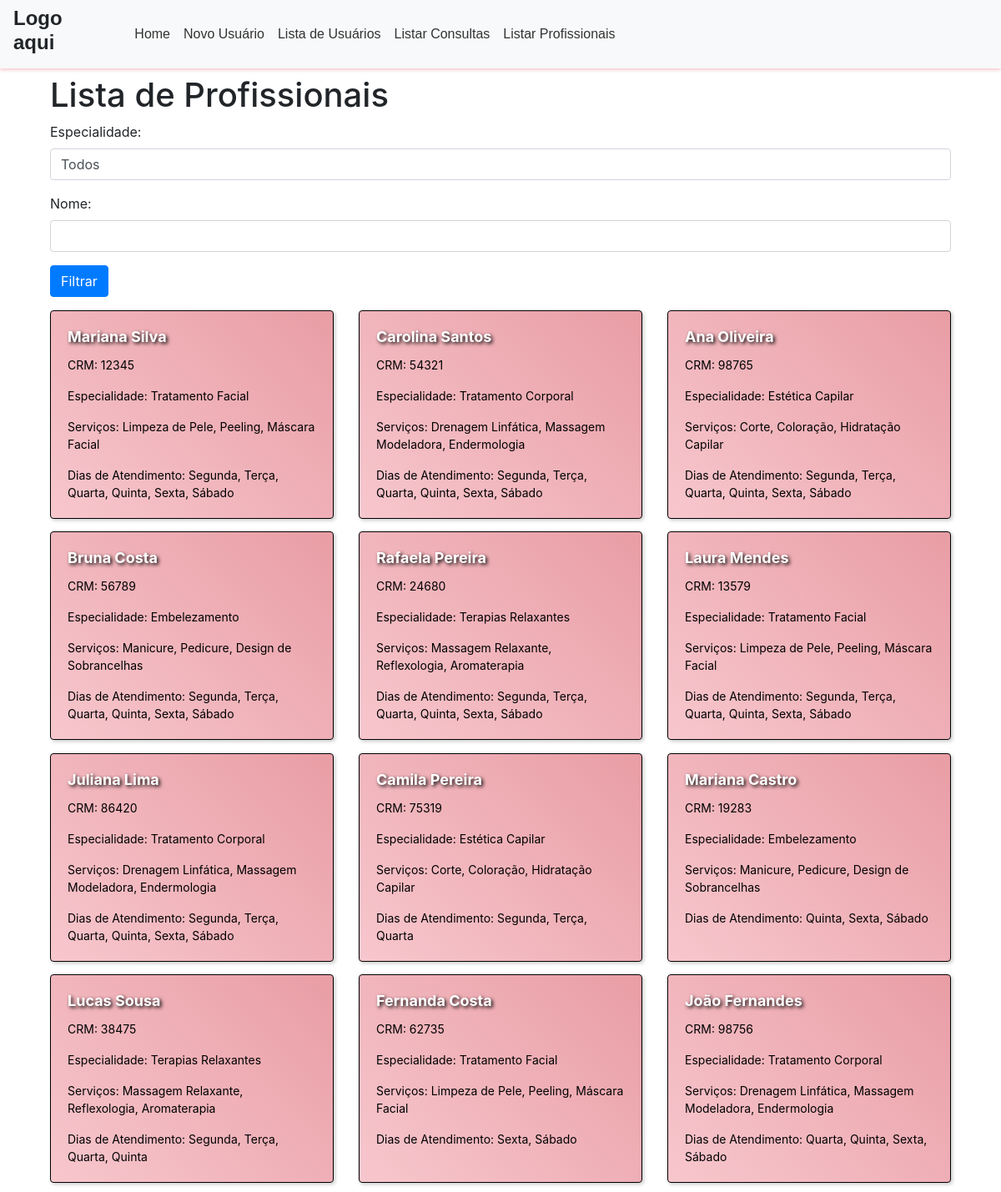
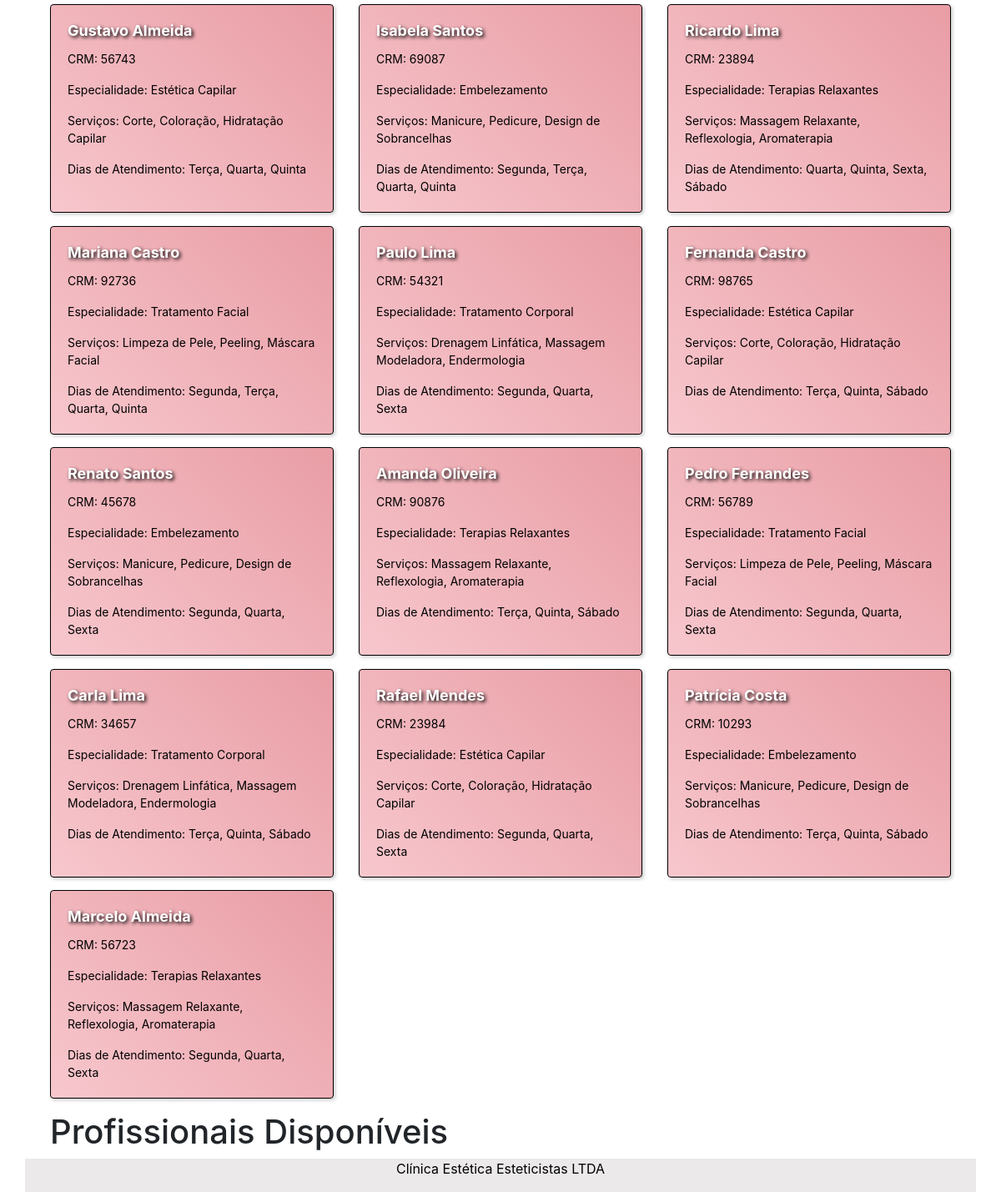
The page /?page=listarP on the database as committed earlier (2 pictures, top to bottom).
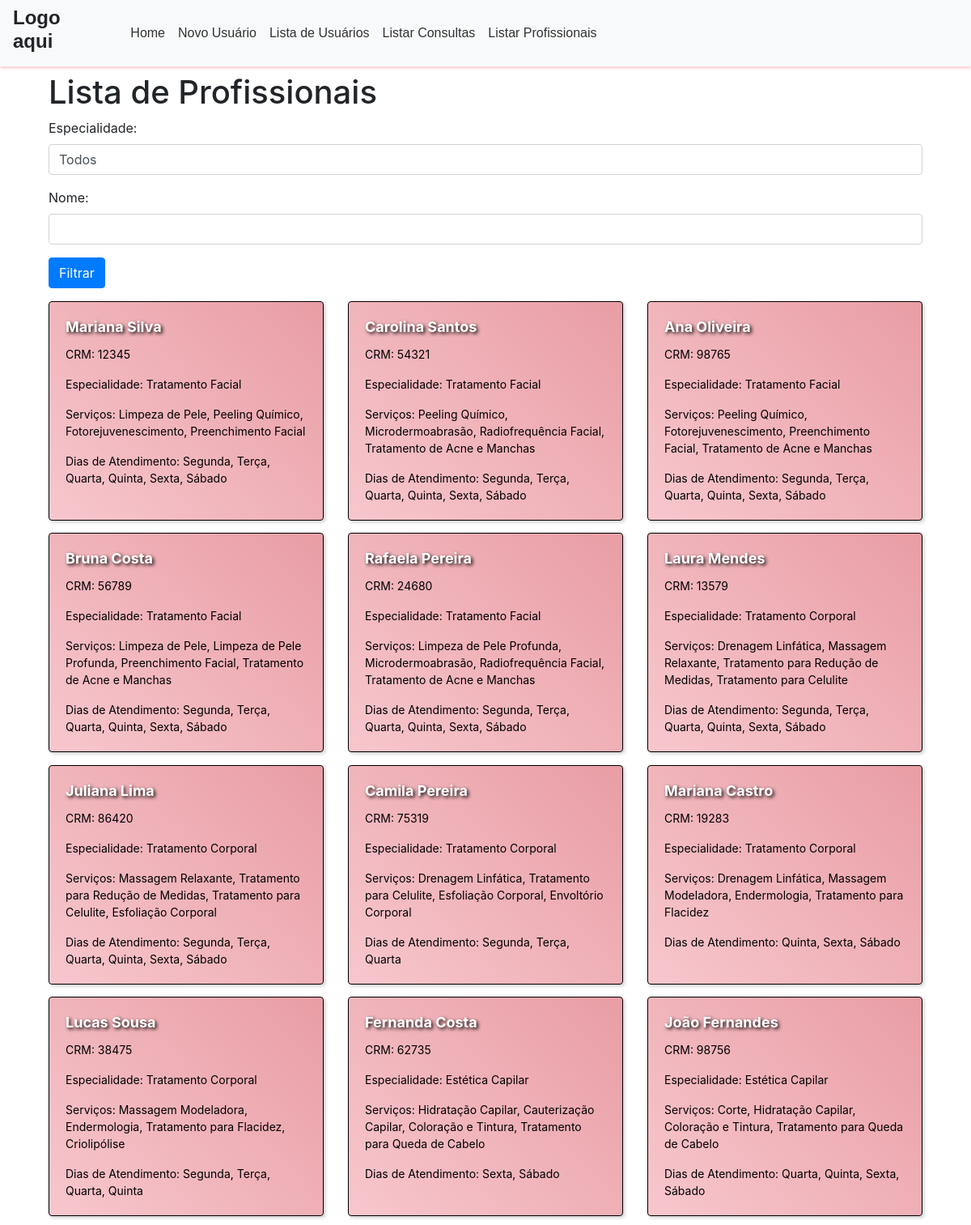
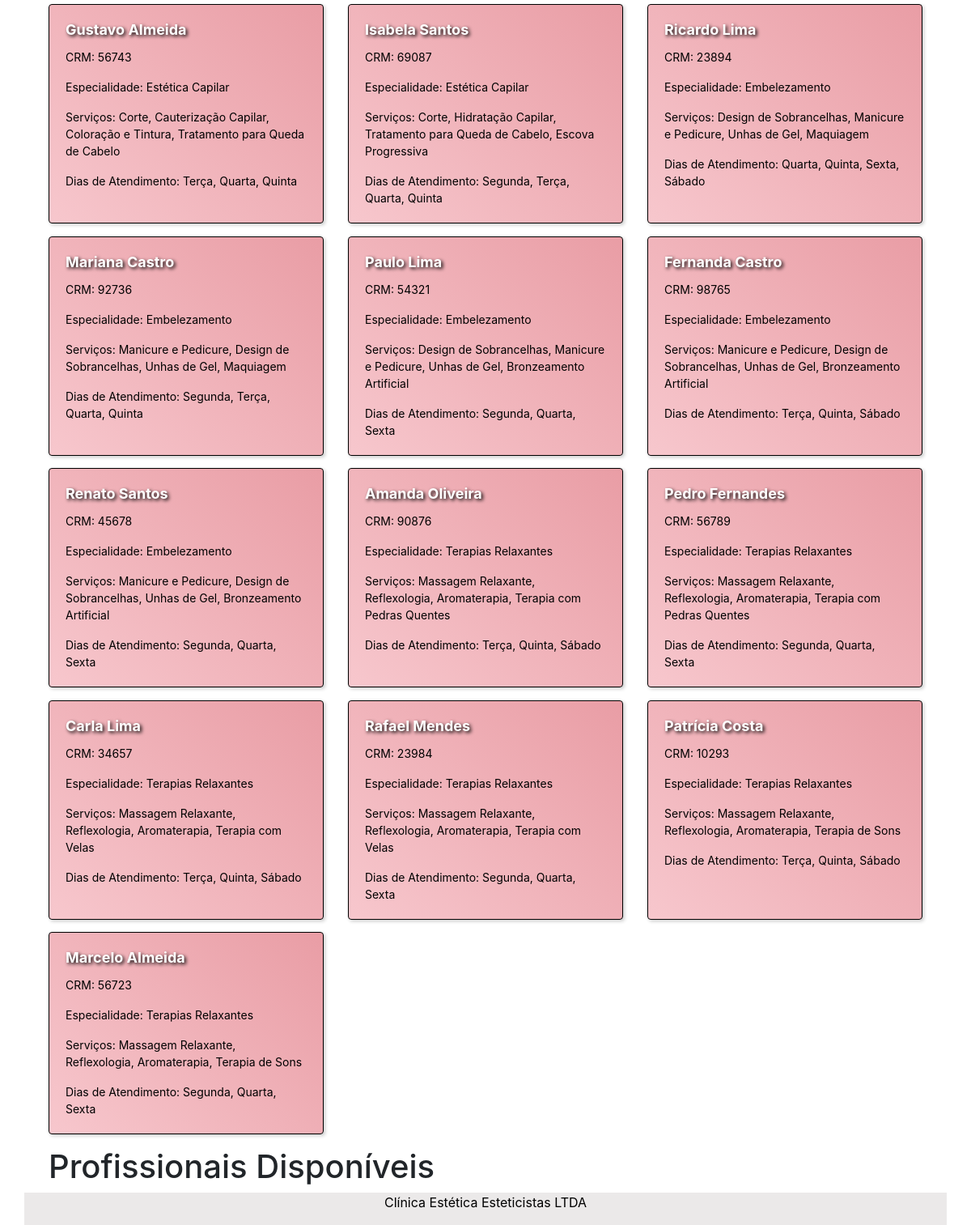
The same page on the database as committed later (2 pictures, top to bottom).
### tables this page shows
CREATE TABLE profissionais (
    id INT PRIMARY KEY AUTO_INCREMENT,
    nome_profissional VARCHAR(255) NOT NULL,
    crm VARCHAR(20) NOT NULL,
    especialidade VARCHAR(255) NOT NULL,
    servicos VARCHAR(255) NOT NULL,
    dias_atendimento VARCHAR(255) NOT NULL
);

### view/view_usu/lista_profissionais.php (the view, shortened to what this page needs)
<!DOCTYPE html>
<html>
<head>
    <link rel="stylesheet" href="https://stackpath.bootstrapcdn.com/bootstrap/4.5.2/css/bootstrap.min.css">
</head>
<body>
    <div class="container">
        <h1>Lista de Profissionais</h1>
        <form action="" method="POST">
            <div class="form-group">
                <label for="especialidade">Especialidade:</label>
                <select class="form-control" id="especialidade" name="especialidade">
                    <option value="">Todos</option>
                </select>
            </div>
            <div class="form-group">
                <label for="nome">Nome:</label>
                <input type="text" class="form-control" id="nome" name="nome">
            </div>
            <button type="submit" class="btn btn-primary">Filtrar</button>
        </form>
        <div class="row mt-3">
            <?php
            if ($_SERVER['REQUEST_METHOD'] == 'POST') {
                $especialidade = $_POST['especialidade'];
                $nome = $_POST['nome'];
                $sql = "SELECT * FROM profissionais WHERE especialidade LIKE '%$especialidade%' AND nome_profissional LIKE '%$nome%' ORDER BY nome_profissional ASC";
            } else {
                $sql = "SELECT * FROM profissionais";
            }
            $resultado = $conexao->query($sql);
            if ($resultado->num_rows > 0) {
                while ($row = $resultado->fetch_assoc()) {
                    ?>
                    <div class="col-md-4 mb-3">
                        <div class="card">
                            <div class="card-body">
                                <h5 class="card-title"><?php echo $row['nome_profissional']; ?></h5>
                                <p class="card-text">CRM: <?php echo $row['crm']; ?></p>
                                <p class="card-text">Especialidade: <?php echo $row['especialidade']; ?></p>
                                <p class="card-text">Serviços: <?php echo $row['servicos']; ?></p>
                                <p class="card-text">Dias de Atendimento: <?php echo $row['dias_atendimento']; ?></p>
                            </div>
                        </div>
                    </div>
                    <?php
                }
            } else {
                echo "<p class='alert alert-info'>Nenhum profissional encontrado.</p>";
            }
            ?>
        </div>
        <h1>Profissionais Disponíveis</h1>
        <p>Conexões</p>
    </div>
</body>
</html>

### Index.php (shortened to what this page needs)
<!DOCTYPE html>
<html lang="pt-BR">
<head>
    <link href="./css/pagina_inicial.css" rel="stylesheet">
    <link href="./css/footer.css" rel="stylesheet">
    <link href="https://cdn.jsdelivr.net/npm/bootstrap@5.0.2/dist/css/bootstrap.min.css" rel="stylesheet">
</head>
<body>
    <nav class="navbar navbar-expand-lg navbar-light bg-light" style="font-family: Arial, sans-serif; background-color: #F7C7CD; box-shadow: 0 2px 4px #F7C7CD;">
    <h1 style="font-size: 24px; font-weight: bold; margin-right: 20px;">Logo aqui</h1>
    <div class="container-fluid">
        <div class="collapse navbar-collapse" id="navbarSupportedContent">
            <ul class="navbar-nav me-auto mb-2 mb-lg-0">
                <li class="nav-item">
                    <a class="nav-link active" aria-current="page" href="./Index.php" style="font-size: 16px; color: #333; text-decoration: none;">Home</a>
                </li>
                <li class="nav-item">
                    <a class="nav-link" href="?page=novo" style="font-size: 16px; color: #333; text-decoration: none;">Novo Usuário</a>
                </li>
                <li class="nav-item">
                    <a class="nav-link" href="?page=listar" style="font-size: 16px; color: #333; text-decoration: none;">Lista de Usuários</a>
                </li>
                <li class="nav-item">
                    <a class="nav-link" href="?page=listarC" style="font-size: 16px; color: #333; text-decoration: none;">Listar Consultas</a>
                </li>
                <li class="nav-item">
                    <a class="nav-link" href="?page=listarP" style="font-size: 16px; color: #333; text-decoration: none;">Listar Profissionais</a>
                </li>
            </ul>
        </div>
    </div>
</nav>
    <div class="container">
        <div id="content">
            <div class="row">
                <div class="col mt-2">
                    <?php
                    include("./control/conexao.php");
                    switch (@$_REQUEST["page"]) {
                            case "listarP":
                                include("./view/view_usu/lista_profissionais.php");
                                break;
                    }
                    ?>
        <div class="footer">
            <p>Clínica Estética Esteticistas LTDA</p>
        </div>
    </div>
</body>
</html>

### css/footer.css (style rules this page uses)
.container { position: relative; min-height: 100vh; }
.footer { position:absolute; left: 0; bottom: 0; width: 100%; height: 2.5rem; background-color: rgb(235, 233, 233); color: rgb(0, 0, 0); text-align: center; }

### view/view_usu/lista_profissionais.php (style rules this page uses)
.card { background: linear-gradient(45deg, #F7C7CD, #E99DA5); color: white; border: 1px solid black; box-shadow: 2px 2px 4px rgba(0, 0, 0, 0.2); transform: perspective(1000px) rotateX(0deg); transition: transform 0.3s ease; }
.card-title { font-size: 18px; font-weight: bold; text-shadow: 2px 2px 4px #000; }
.card p { font-size: 14px; color: black; }
.card, .h-100 { height: 100%; }

Rows that differ between the two databases and show on the page:
changed profissionais "Mariana Silva": servicos "Limpeza de Pele, Peeling, Máscara Facial" → "Limpeza de Pele, Peeling Químico, Fotorejuvenescimento, Preenchimento Facial"
changed profissionais "Carolina Santos": especialidade "Tratamento Corporal" → "Tratamento Facial"; servicos "Drenagem Linfática, Massagem Modeladora, Endermologia" → "Peeling Químico, Microdermoabrasão, Radiofrequência Facial, Tratamento de Acne e Manchas"
changed profissionais "Ana Oliveira": especialidade "Estética Capilar" → "Tratamento Facial"; servicos "Corte, Coloração, Hidratação Capilar" → "Peeling Químico, Fotorejuvenescimento, Preenchimento Facial, Tratamento de Acne e Manchas"
changed profissionais "Bruna Costa": especialidade "Embelezamento" → "Tratamento Facial"; servicos "Manicure, Pedicure, Design de Sobrancelhas" → "Limpeza de Pele, Limpeza de Pele Profunda, Preenchimento Facial, Tratamento de Acne e Manchas"
changed profissionais "Rafaela Pereira": especialidade "Terapias Relaxantes" → "Tratamento Facial"; servicos "Massagem Relaxante, Reflexologia, Aromaterapia" → "Limpeza de Pele Profunda, Microdermoabrasão, Radiofrequência Facial, Tratamento de Acne e Manchas"
changed profissionais "Laura Mendes": especialidade "Tratamento Facial" → "Tratamento Corporal"; servicos "Limpeza de Pele, Peeling, Máscara Facial" → "Drenagem Linfática, Massagem Relaxante, Tratamento para Redução de Medidas, Tratamento para Celulite"
changed profissionais "Juliana Lima": servicos "Drenagem Linfática, Massagem Modeladora, Endermologia" → "Massagem Relaxante, Tratamento para Redução de Medidas, Tratamento para Celulite, Esfoliação Corporal"
changed profissionais "Camila Pereira": especialidade "Estética Capilar" → "Tratamento Corporal"; servicos "Corte, Coloração, Hidratação Capilar" → "Drenagem Linfática, Tratamento para Celulite, Esfoliação Corporal, Envoltório Corporal"
changed profissionais "Quinta, Sexta, Sábado": especialidade "Embelezamento" → "Tratamento Corporal"; servicos "Manicure, Pedicure, Design de Sobrancelhas" → "Drenagem Linfática, Massagem Modeladora, Endermologia, Tratamento para Flacidez"
changed profissionais "Lucas Sousa": especialidade "Terapias Relaxantes" → "Tratamento Corporal"; servicos "Massagem Relaxante, Reflexologia, Aromaterapia" → "Massagem Modeladora, Endermologia, Tratamento para Flacidez, Criolipólise"
changed profissionais "Fernanda Costa": especialidade "Tratamento Facial" → "Estética Capilar"; servicos "Limpeza de Pele, Peeling, Máscara Facial" → "Hidratação Capilar, Cauterização Capilar, Coloração e Tintura, Tratamento para Queda de Cabelo"
changed profissionais "João Fernandes": especialidade "Tratamento Corporal" → "Estética Capilar"; servicos "Drenagem Linfática, Massagem Modeladora, Endermologia" → "Corte, Hidratação Capilar, Coloração e Tintura, Tratamento para Queda de Cabelo"
changed profissionais "Gustavo Almeida": servicos "Corte, Coloração, Hidratação Capilar" → "Corte, Cauterização Capilar, Coloração e Tintura, Tratamento para Queda de Cabelo"
changed profissionais "Isabela Santos": especialidade "Embelezamento" → "Estética Capilar"; servicos "Manicure, Pedicure, Design de Sobrancelhas" → "Corte, Hidratação Capilar, Tratamento para Queda de Cabelo, Escova Progressiva"
changed profissionais "Ricardo Lima": especialidade "Terapias Relaxantes" → "Embelezamento"; servicos "Massagem Relaxante, Reflexologia, Aromaterapia" → "Design de Sobrancelhas, Manicure e Pedicure, Unhas de Gel, Maquiagem"
changed profissionais: especialidade "Tratamento Facial" → "Embelezamento"; servicos "Limpeza de Pele, Peeling, Máscara Facial" → "Manicure e Pedicure, Design de Sobrancelhas, Unhas de Gel, Maquiagem"
changed profissionais "Paulo Lima": especialidade "Tratamento Corporal" → "Embelezamento"; servicos "Drenagem Linfática, Massagem Modeladora, Endermologia" → "Design de Sobrancelhas, Manicure e Pedicure, Unhas de Gel, Bronzeamento Artificial"
changed profissionais "Fernanda Castro": especialidade "Estética Capilar" → "Embelezamento"; servicos "Corte, Coloração, Hidratação Capilar" → "Manicure e Pedicure, Design de Sobrancelhas, Unhas de Gel, Bronzeamento Artificial"
changed profissionais "Renato Santos": servicos "Manicure, Pedicure, Design de Sobrancelhas" → "Manicure e Pedicure, Design de Sobrancelhas, Unhas de Gel, Bronzeamento Artificial"
changed profissionais "Amanda Oliveira": servicos "Massagem Relaxante, Reflexologia, Aromaterapia" → "Massagem Relaxante, Reflexologia, Aromaterapia, Terapia com Pedras Quentes"
changed profissionais "Pedro Fernandes": especialidade "Tratamento Facial" → "Terapias Relaxantes"; servicos "Limpeza de Pele, Peeling, Máscara Facial" → "Massagem Relaxante, Reflexologia, Aromaterapia, Terapia com Pedras Quentes"
changed profissionais "Carla Lima": especialidade "Tratamento Corporal" → "Terapias Relaxantes"; servicos "Drenagem Linfática, Massagem Modeladora, Endermologia" → "Massagem Relaxante, Reflexologia, Aromaterapia, Terapia com Velas"
changed profissionais "Rafael Mendes": especialidade "Estética Capilar" → "Terapias Relaxantes"; servicos "Corte, Coloração, Hidratação Capilar" → "Massagem Relaxante, Reflexologia, Aromaterapia, Terapia com Velas"
changed profissionais "Patrícia Costa": especialidade "Embelezamento" → "Terapias Relaxantes"; servicos "Manicure, Pedicure, Design de Sobrancelhas" → "Massagem Relaxante, Reflexologia, Aromaterapia, Terapia de Sons"
changed profissionais "Marcelo Almeida": servicos "Massagem Relaxante, Reflexologia, Aromaterapia" → "Massagem Relaxante, Reflexologia, Aromaterapia, Terapia de Sons"
